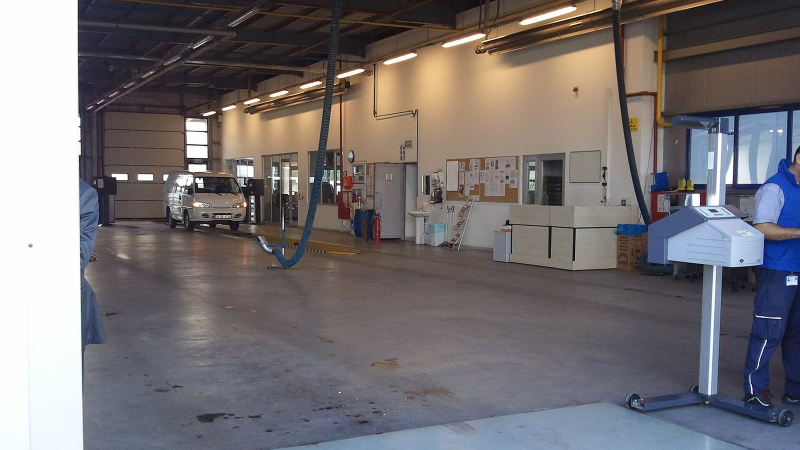
#> input picture haberler/gorsel-kaynak/arac-muayene-istasyonu-temsili.jpg, 1600 x 900 px (shown at 1/2 size)
$ python label_image.py ../../haberler/gorsel-kaynak/arac-muayene-istasyonu-temsili.jpg ../../haberler/gorsel-kaynak/aspendos-tiyatrosu-temsili.jpg
#> lines starting #> are read from the running program, lines starting #| are printed output that depends on the picture
# -*- coding: utf-8 -*-
"""Görseli 16:9'a kırpar (1600x900) ve sol alta "Temsili görsel" etiketi basar.
Kullanım: python -I label_image.py GIRDI CIKTI.jpg"""
import sys
from PIL import Image, ImageDraw, ImageFont

FONTLAR = ["C:/Windows/Fonts/segoeuib.ttf", "C:/Windows/Fonts/arialbd.ttf", "DejaVuSans-Bold.ttf"]


def font(boy):
    for f in FONTLAR:
        try:
            return ImageFont.truetype(f, boy)
        except OSError:
            pass
    return ImageFont.load_default()


def main(gir, cik):
    im = Image.open(gir).convert("RGB")
#> im is the input picture: PIL image 1600x900 RGB; mean R, G, B 117.2, 112.4, 114.5
    g, y = im.size
#> g = 1600; y = 900
    hedef = 16 / 9
    if g / y > hedef:
        yg = int(y * hedef)
        im = im.crop(((g - yg) // 2, 0, (g - yg) // 2 + yg, y))
    else:
        yy = int(g / hedef)
#> yy = 900
        im = im.crop((0, (y - yy) // 2, g, (y - yy) // 2 + yy))
    im = im.resize((1600, 900), Image.LANCZOS)

    katman = Image.new("RGBA", im.size, (0, 0, 0, 0))
#> katman: PIL image 1600x900 RGBA; every value is 0
    c = ImageDraw.Draw(katman)
    f = font(30)
    yazi = "Temsili görsel"
    x0, y0, x1, y1 = c.textbbox((0, 0), yazi, font=f)
#> x0 = -1; y0 = 5; x1 = 203; y1 = 34
    pad_x, pad_y, kenar = 18, 10, 28
    w, h = x1 - x0 + 2 * pad_x, y1 - y0 + 2 * pad_y
#> w = 240; h = 49
    kx, ky = kenar, 900 - kenar - h
#> kx = 28; ky = 823
    c.rounded_rectangle((kx, ky, kx + w, ky + h), radius=10, fill=(0, 0, 0, 165))
    c.text((kx + pad_x - x0, ky + pad_y - y0), yazi, font=f, fill=(255, 255, 255, 240))
    Image.alpha_composite(im.convert("RGBA"), katman).convert("RGB").save(cik, "JPEG", quality=90)
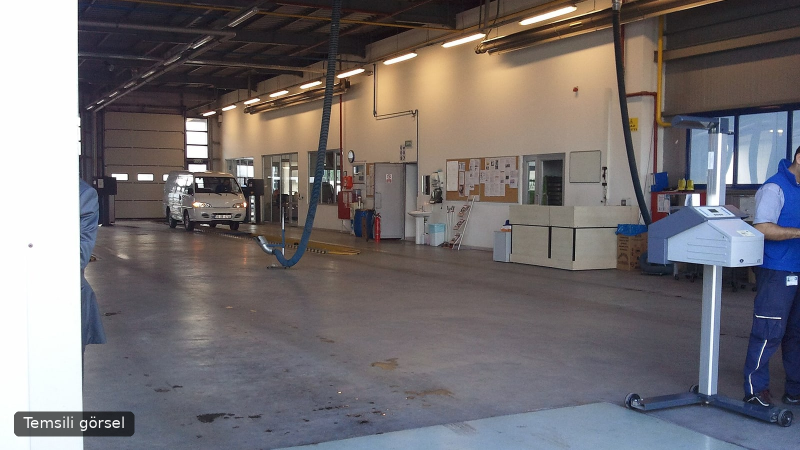
#> saved as aspendos-tiyatrosu-temsili.jpg: PIL image 1600x900 RGB (shown at 1/2 size); mean R, G, B 116.4, 111.5, 113.6
    print(cik)


if __name__ == "__main__":
    if len(sys.argv) != 3:
        sys.exit(__doc__)
    main(sys.argv[1], sys.argv[2])
